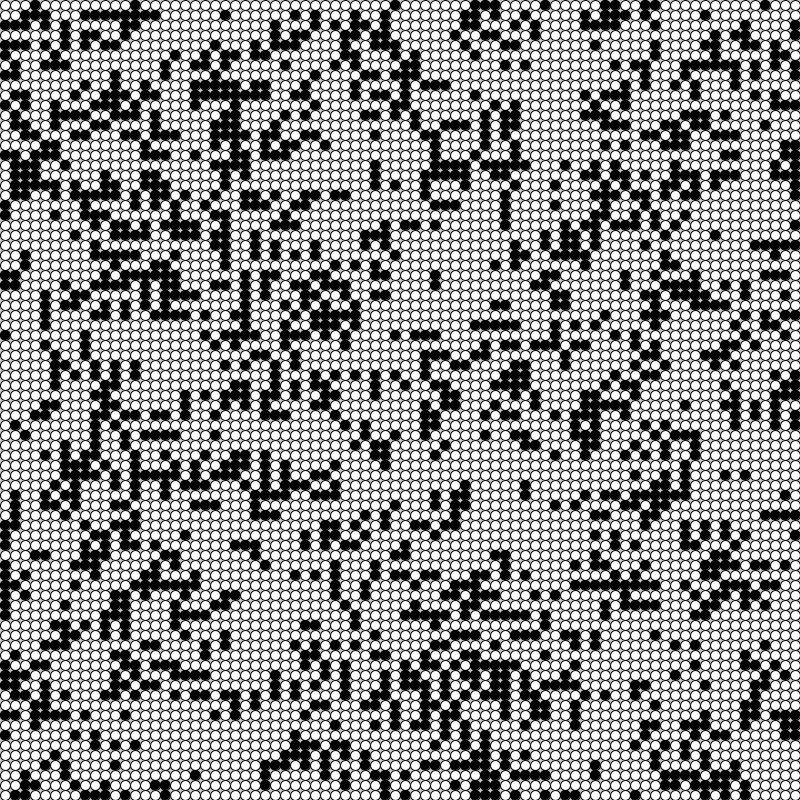
Frame 1 (no input)
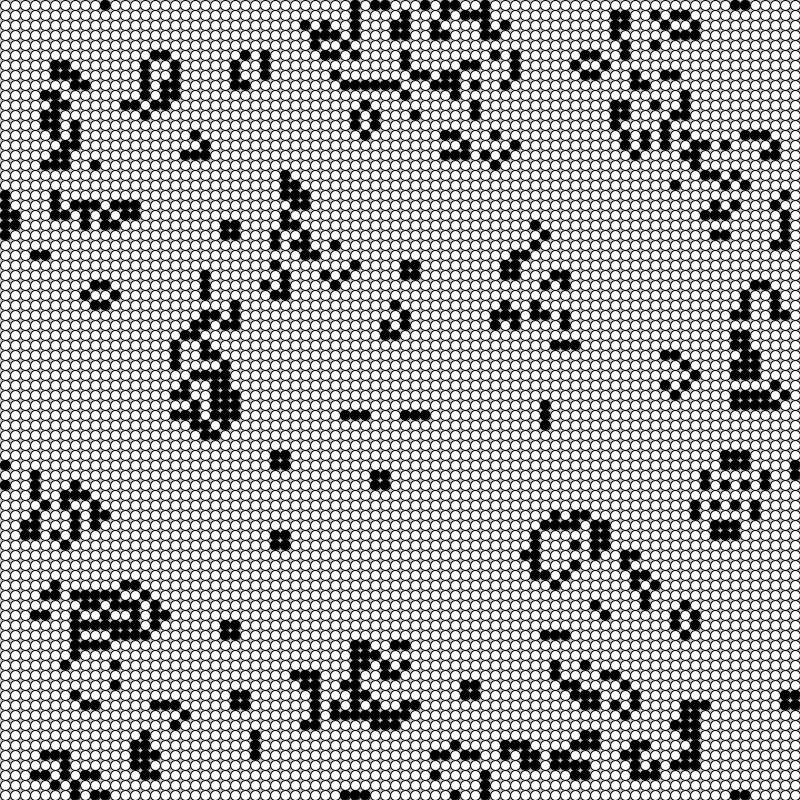
Frame 60 (the mouse pressed at the canvas centre just before this capture)
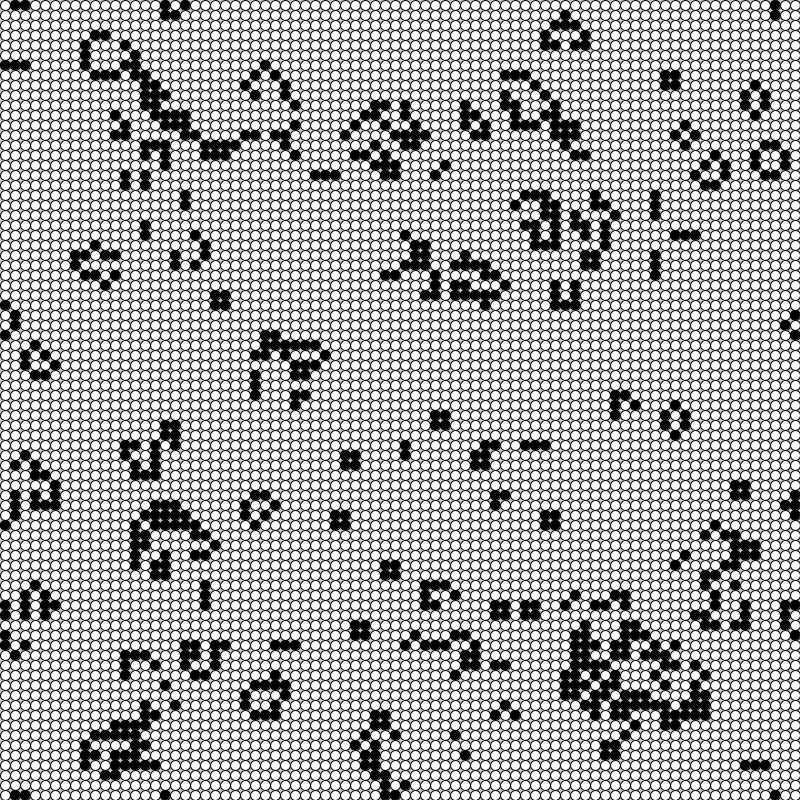
Frame 120 (the mouse held since frame 60 and released just before this capture)

The Processing sketch that drew these frames (run headless with seeded random() and noise(); from frame 60 on, the mouse is pressed at the canvas centre):

// Processing sketch: generativeart_23
// ── generativeart_23.pde
Cell[][] cellArray;
int cellSize = 10;
int numx, numy;

void setup() {
  size(800, 800);
  numx = floor(width/cellSize);
  numy = floor(height/cellSize);
  restart();
}

void restart() {
  cellArray = new Cell[numx][numy];
  for (int x = 0; x < numx; x++) {
    for (int y = 0; y < numy; y++) {
      Cell newCell = new Cell(x, y);
      cellArray[x][y] = newCell;
    }
  }

  for (int x = 0; x < numx; x++) {
    for (int y = 0; y < numy; y++) {
      int above = y - 1;
      int below = y + 1;
      int left = x - 1;
      int right = x + 1;

      if (above < 0)  above = numy - 1;
      if (below == numy) below = 0;
      if (left < 0) left = numx - 1;
      if (right == numx) right = 0;

      cellArray[x][y].addNeighbour(cellArray[left][above]);
      cellArray[x][y].addNeighbour(cellArray[left][y]);
      cellArray[x][y].addNeighbour(cellArray[left][below]);
      cellArray[x][y].addNeighbour(cellArray[x][below]);
      cellArray[x][y].addNeighbour(cellArray[right][below]);
      cellArray[x][y].addNeighbour(cellArray[right][y]);
      cellArray[x][y].addNeighbour(cellArray[right][above]);
      cellArray[x][y].addNeighbour(cellArray[x][above]);
    }
  }
}

void draw() {
  background(200);

  for (int x = 0; x < numx; x++) {
    for (int y = 0; y < numy; y++) {
      cellArray[x][y].calcNextState();
    }
  }

  translate(cellSize/2, cellSize/2);

  for (int x = 0; x < numx; x++) {
    for (int y = 0; y < numy; y++) {
      cellArray[x][y].drawMe();
    }
  }
}

void mousePressed() {
  restart();
}

class Cell {
  float x, y;
  boolean state;
  boolean nextState;
  Cell[] neighbors;

  Cell(float ex, float why) {
    x = ex * cellSize;
    y = why * cellSize;
    if (random(2) > 1) {
      nextState = true;
    } else {
      nextState = false;
    }
    state = nextState;
    neighbors = new Cell[0];
  }

  void addNeighbour(Cell cell) {
    neighbors = (Cell[])append(neighbors, cell);
  }

  void calcNextState() {
    int liveCount = 0;
    for (int i = 0; i < neighbors.length; i++) {
      if (neighbors[i].state == true) liveCount++;
    }

    if (state == true) {
      if ((liveCount == 2) || (liveCount == 3)) {
        nextState = true;
      } else {
        nextState = false;
      }
    } else {
      if (liveCount == 3) {
        nextState = true;
      } else {
        nextState = false;
      }
    }
  }

  

  void drawMe() {
    state = nextState;
    stroke(0);
    if (state == true) {
      fill(0);
    } else {
      fill(255);
    }
    ellipse(x, y, cellSize, cellSize);
  }
}
